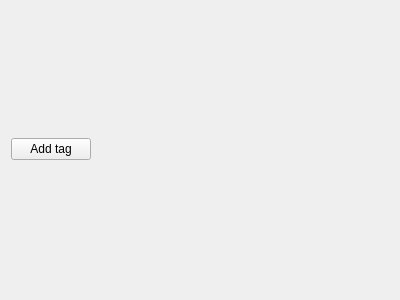
<?xml version="1.0" encoding="UTF-8"?>
<ui version="4.0">
 <class>Form</class>
 <widget class="QWidget" name="Form">
  <property name="geometry">
   <rect>
    <x>0</x>
    <y>0</y>
    <width>400</width>
    <height>300</height>
   </rect>
  </property>
  <property name="windowTitle">
   <string>Form</string>
  </property>
  <layout class="QGridLayout" name="gridLayout">
   <item row="1" column="1">
    <spacer name="tag_end_spacer">
     <property name="orientation">
      <enum>Qt::Horizontal</enum>
     </property>
     <property name="sizeHint" stdset="0">
      <size>
       <width>373</width>
       <height>61</height>
      </size>
     </property>
    </spacer>
   </item>
   <item row="1" column="0">
    <widget class="QPushButton" name="add_tag_btn">
     <property name="sizePolicy">
      <sizepolicy hsizetype="Minimum" vsizetype="Fixed">
       <horstretch>0</horstretch>
       <verstretch>0</verstretch>
      </sizepolicy>
     </property>
     <property name="minimumSize">
      <size>
       <width>0</width>
       <height>0</height>
      </size>
     </property>
     <property name="text">
      <string>Add tag</string>
     </property>
    </widget>
   </item>
  </layout>
 </widget>
 <resources/>
 <connections/>
</ui>
